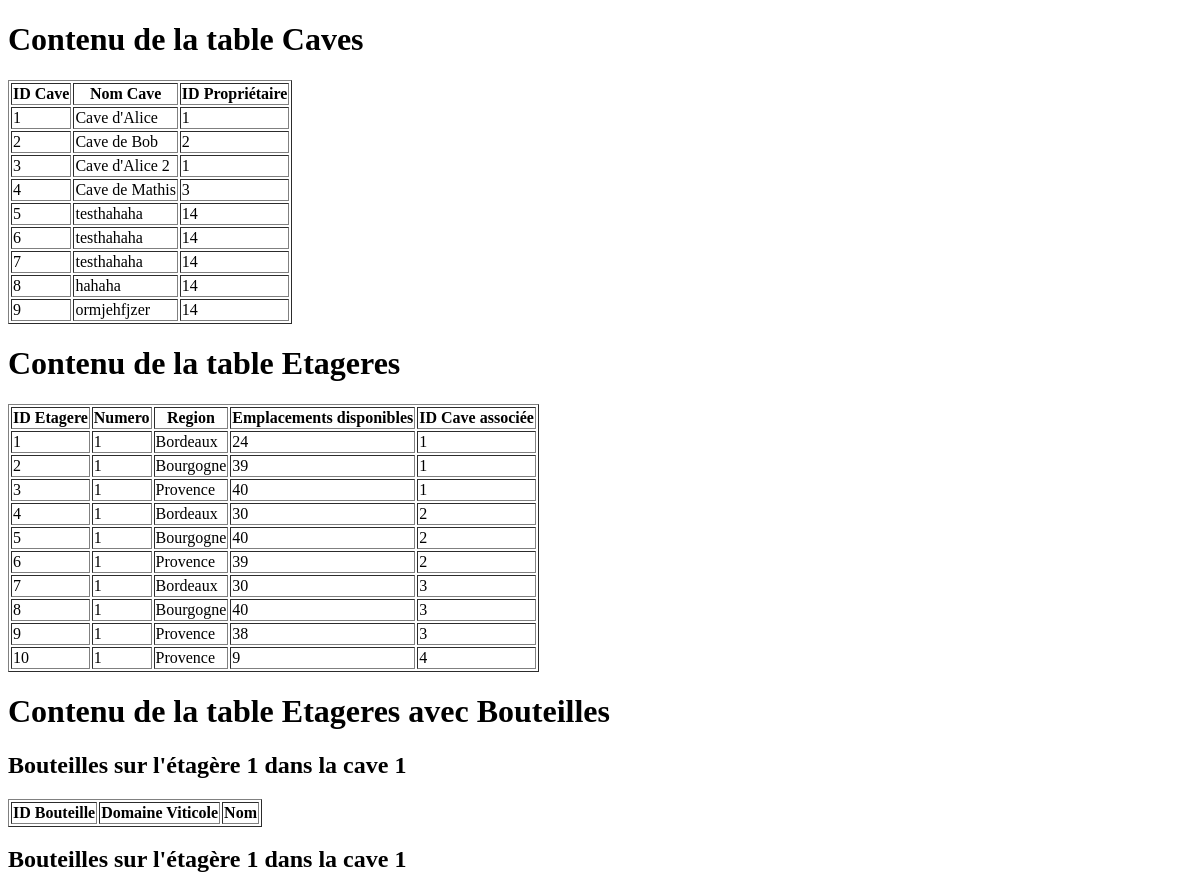
/tables (upper part), run on an earlier commit of the app's database.
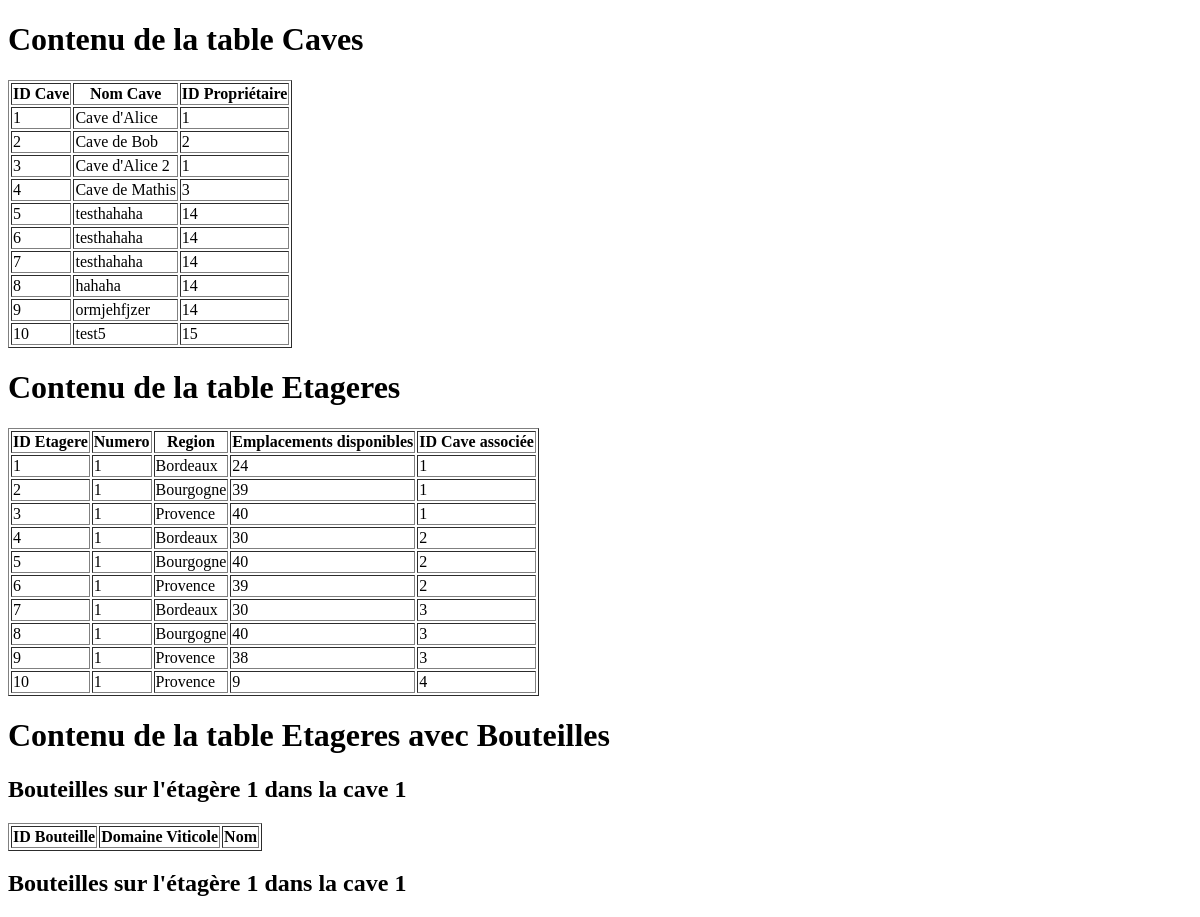
And on a later commit of the database.
### tables this page shows
CREATE TABLE Caves (
                id_cave INTEGER PRIMARY KEY,
                nom_cave TEXT NOT NULL,
                proprietaire_id INTEGER NOT NULL,
                FOREIGN KEY (proprietaire_id) REFERENCES Utilisateurs(id_utilisateur)
            );

CREATE TABLE Etageres (
                id_etagere INTEGER PRIMARY KEY,
                numero INTEGER NOT NULL,
                region TEXT NOT NULL,
                emplacements_disponibles INTEGER NOT NULL,
                cave_associee_id INTEGER NOT NULL,
                FOREIGN KEY (cave_associee_id) REFERENCES Caves(id_cave)
            );

### app.py (the view)
@app.route('/tables')
def afficher_tables():
    conn = sqlite3.connect('ma_base_de_donnees.db')
    c = conn.cursor()
    c.execute("SELECT * FROM Utilisateurs")
    utilisateurs = c.fetchall()
    c.execute("SELECT * FROM Caves")
    caves = c.fetchall()
    c.execute("SELECT * FROM Etageres")
    etageres = c.fetchall()
    c.execute("SELECT * FROM Bouteilles")
    bouteilles = c.fetchall()
    conn.close()
    return render_template('affichage_tables.html', utilisateurs=utilisateurs, caves=caves, etageres=etageres, bouteilles=bouteilles) #

### templates/affichage_tables.html (shortened to what this page needs)
<!DOCTYPE html>
<html lang="en">
<h1>Contenu de la table Caves</h1>
<table border="1">
    <tr>
        <th>ID Cave</th>
        <th>Nom Cave</th>
        <th>ID Propriétaire</th>
    </tr>
    {% for cave in caves %}
    <tr>
        <td>{{ cave[0] }}</td>
        <td>{{ cave[1] }}</td>
        <td>{{ cave[2] }}</td>
    </tr>
    {% endfor %}
</table>
<h1>Contenu de la table Etageres</h1>
<table border="1">
    <tr>
        <th>ID Etagere</th>
        <th>Numero</th>
        <th>Region</th>
        <th>Emplacements disponibles</th>
        <th>ID Cave associée</th>
    </tr>
    {% for etagere in etageres %}
    <tr>
        <td>{{ etagere[0] }}</td>
        <td>{{ etagere[1] }}</td>
        <td>{{ etagere[2] }}</td>
        <td>{{ etagere[3] }}</td>
        <td>{{ etagere[4] }}</td>
    </tr>
    {% endfor %}
</table>
<h1>Contenu de la table Etageres avec Bouteilles</h1>
{% for etagere in etageres %}
    <h2>Bouteilles sur l'étagère {{ etagere[1] }} dans la cave {{ etagere[4] }}</h2>
    <table border="1">
        <tr>
            <th>ID Bouteille</th>
            <th>Domaine Viticole</th>
            <th>Nom</th>
        </tr>
    </table>
{% endfor %}
</html>

What changed in the data, as far as the page shows it:
added Caves: id_cave "10", nom_cave "test5", proprietaire "15"
